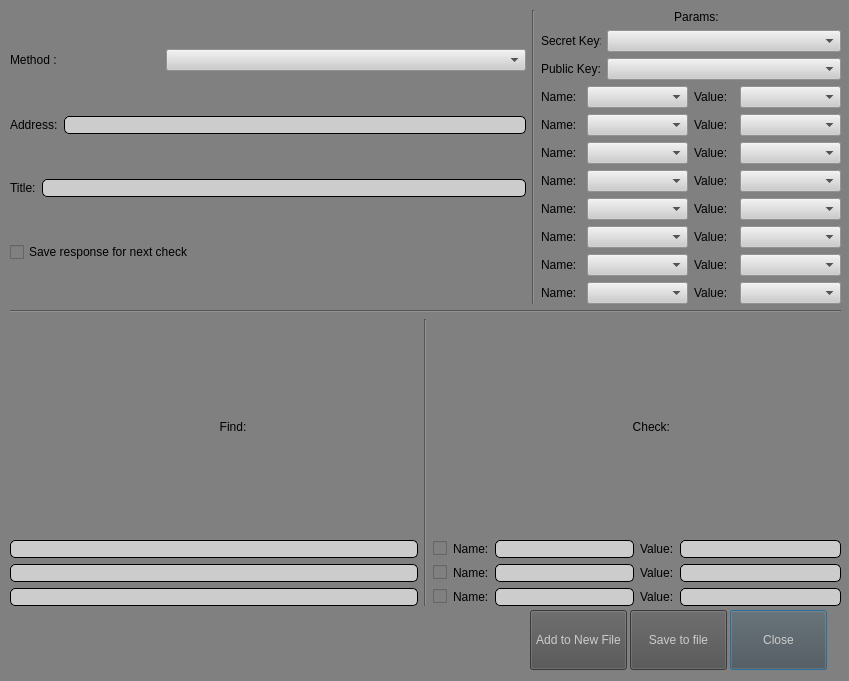
<?xml version="1.0" encoding="UTF-8"?>
<ui version="4.0">
 <class>NewLine</class>
 <widget class="QDialog" name="NewLine">
  <property name="geometry">
   <rect>
    <x>0</x>
    <y>0</y>
    <width>849</width>
    <height>681</height>
   </rect>
  </property>
  <property name="windowTitle">
   <string>API Test - New Line</string>
  </property>
  <property name="windowIcon">
   <iconset>
    <normaloff>logo.jpg</normaloff>logo.jpg</iconset>
  </property>
  <property name="styleSheet">
   <string notr="true">background: rgb(128,128, 128)</string>
  </property>
  <widget class="QWidget" name="verticalLayoutWidget_5">
   <property name="geometry">
    <rect>
     <x>10</x>
     <y>10</y>
     <width>831</width>
     <height>596</height>
    </rect>
   </property>
   <layout class="QVBoxLayout" name="verticalLayout_5">
    <item>
     <layout class="QHBoxLayout" name="horizontalLayout_40">
      <item>
       <layout class="QVBoxLayout" name="verticalLayout_4">
        <item>
         <layout class="QHBoxLayout" name="horizontalLayout">
          <item>
           <widget class="QLabel" name="label">
            <property name="maximumSize">
             <size>
              <width>150</width>
              <height>16777215</height>
             </size>
            </property>
            <property name="text">
             <string>Method &lt;GET/POST&gt;:</string>
            </property>
           </widget>
          </item>
          <item>
           <widget class="QComboBox" name="newMethod">
            <property name="styleSheet">
             <string notr="true">background:rgb(204,204,204);</string>
            </property>
           </widget>
          </item>
         </layout>
        </item>
        <item>
         <layout class="QHBoxLayout" name="horizontalLayout_2">
          <item>
           <widget class="QLabel" name="label_2">
            <property name="text">
             <string>Address:</string>
            </property>
           </widget>
          </item>
          <item>
           <widget class="QLineEdit" name="newAddress">
            <property name="styleSheet">
             <string notr="true">background:rgb(204,204,204);
border: 1px solid black;
border-radius: 5px;</string>
            </property>
           </widget>
          </item>
         </layout>
        </item>
        <item>
         <layout class="QHBoxLayout" name="horizontalLayout_3">
          <item>
           <widget class="QLabel" name="label_3">
            <property name="text">
             <string>Title:</string>
            </property>
           </widget>
          </item>
          <item>
           <widget class="QLineEdit" name="newTitle">
            <property name="styleSheet">
             <string notr="true">background:rgb(204,204,204);
border: 1px solid black;
border-radius: 5px;</string>
            </property>
           </widget>
          </item>
         </layout>
        </item>
        <item>
         <layout class="QHBoxLayout" name="horizontalLayout_41">
          <item>
           <widget class="QCheckBox" name="saveForNext">
            <property name="text">
             <string>Save response for next check</string>
            </property>
           </widget>
          </item>
         </layout>
        </item>
       </layout>
      </item>
      <item>
       <widget class="Line" name="line">
        <property name="orientation">
         <enum>Qt::Vertical</enum>
        </property>
       </widget>
      </item>
      <item>
       <layout class="QVBoxLayout" name="verticalLayout">
        <item>
         <widget class="QLabel" name="label_22">
          <property name="minimumSize">
           <size>
            <width>300</width>
            <height>0</height>
           </size>
          </property>
          <property name="text">
           <string>                                        Params:</string>
          </property>
         </widget>
        </item>
        <item>
         <layout class="QHBoxLayout" name="horizontalLayout_28">
          <item>
           <widget class="QLabel" name="label_20">
            <property name="minimumSize">
             <size>
              <width>50</width>
              <height>0</height>
             </size>
            </property>
            <property name="maximumSize">
             <size>
              <width>60</width>
              <height>16777215</height>
             </size>
            </property>
            <property name="text">
             <string>Secret Key:</string>
            </property>
           </widget>
          </item>
          <item>
           <widget class="QComboBox" name="boxS_K">
            <property name="minimumSize">
             <size>
              <width>0</width>
              <height>0</height>
             </size>
            </property>
            <property name="styleSheet">
             <string notr="true">background:rgb(204,204,204);</string>
            </property>
           </widget>
          </item>
         </layout>
        </item>
        <item>
         <layout class="QHBoxLayout" name="horizontalLayout_29">
          <item>
           <widget class="QLabel" name="label_21">
            <property name="maximumSize">
             <size>
              <width>60</width>
              <height>16777215</height>
             </size>
            </property>
            <property name="text">
             <string>Public Key: </string>
            </property>
           </widget>
          </item>
          <item>
           <widget class="QComboBox" name="boxP_K">
            <property name="styleSheet">
             <string notr="true">background:rgb(204,204,204);</string>
            </property>
           </widget>
          </item>
         </layout>
        </item>
        <item>
         <layout class="QHBoxLayout" name="horizontalLayout_6">
          <item>
           <layout class="QHBoxLayout" name="horizontalLayout_4">
            <item>
             <widget class="QLabel" name="label_4">
              <property name="maximumSize">
               <size>
                <width>40</width>
                <height>16777215</height>
               </size>
              </property>
              <property name="text">
               <string>Name:</string>
              </property>
             </widget>
            </item>
            <item>
             <widget class="QComboBox" name="p_one_name">
              <property name="styleSheet">
               <string notr="true">background:rgb(204,204,204);</string>
              </property>
             </widget>
            </item>
           </layout>
          </item>
          <item>
           <layout class="QHBoxLayout" name="horizontalLayout_5">
            <item>
             <widget class="QLabel" name="label_5">
              <property name="maximumSize">
               <size>
                <width>40</width>
                <height>16777215</height>
               </size>
              </property>
              <property name="text">
               <string>Value:</string>
              </property>
             </widget>
            </item>
            <item>
             <widget class="QComboBox" name="p_one_value">
              <property name="styleSheet">
               <string notr="true">background:rgb(204,204,204);</string>
              </property>
             </widget>
            </item>
           </layout>
          </item>
         </layout>
        </item>
        <item>
         <layout class="QHBoxLayout" name="horizontalLayout_7">
          <item>
           <layout class="QHBoxLayout" name="horizontalLayout_8">
            <item>
             <widget class="QLabel" name="label_6">
              <property name="maximumSize">
               <size>
                <width>40</width>
                <height>16777215</height>
               </size>
              </property>
              <property name="text">
               <string>Name:</string>
              </property>
             </widget>
            </item>
            <item>
             <widget class="QComboBox" name="p_two_name">
              <property name="styleSheet">
               <string notr="true">background:rgb(204,204,204);</string>
              </property>
             </widget>
            </item>
           </layout>
          </item>
          <item>
           <layout class="QHBoxLayout" name="horizontalLayout_9">
            <item>
             <widget class="QLabel" name="label_7">
              <property name="maximumSize">
               <size>
                <width>40</width>
                <height>16777215</height>
               </size>
              </property>
              <property name="text">
               <string>Value:</string>
              </property>
             </widget>
            </item>
            <item>
             <widget class="QComboBox" name="p_two_value">
              <property name="styleSheet">
               <string notr="true">background:rgb(204,204,204);</string>
              </property>
             </widget>
            </item>
           </layout>
          </item>
         </layout>
        </item>
        <item>
         <layout class="QHBoxLayout" name="horizontalLayout_10">
          <item>
           <layout class="QHBoxLayout" name="horizontalLayout_11">
            <item>
             <widget class="QLabel" name="label_8">
              <property name="maximumSize">
               <size>
                <width>40</width>
                <height>16777215</height>
               </size>
              </property>
              <property name="text">
               <string>Name:</string>
              </property>
             </widget>
            </item>
            <item>
             <widget class="QComboBox" name="p_three_name">
              <property name="styleSheet">
               <string notr="true">background:rgb(204,204,204);</string>
              </property>
             </widget>
            </item>
           </layout>
          </item>
          <item>
           <layout class="QHBoxLayout" name="horizontalLayout_12">
            <item>
             <widget class="QLabel" name="label_9">
              <property name="maximumSize">
               <size>
                <width>40</width>
                <height>16777215</height>
               </size>
              </property>
              <property name="text">
               <string>Value:</string>
              </property>
             </widget>
            </item>
            <item>
             <widget class="QComboBox" name="p_three_value">
              <property name="styleSheet">
               <string notr="true">background:rgb(204,204,204);</string>
              </property>
             </widget>
            </item>
           </layout>
          </item>
         </layout>
        </item>
        <item>
         <layout class="QHBoxLayout" name="horizontalLayout_19">
          <item>
           <layout class="QHBoxLayout" name="horizontalLayout_20">
            <item>
             <widget class="QLabel" name="label_14">
              <property name="maximumSize">
               <size>
                <width>40</width>
                <height>16777215</height>
               </size>
              </property>
              <property name="text">
               <string>Name:</string>
              </property>
             </widget>
            </item>
            <item>
             <widget class="QComboBox" name="p_four_name">
              <property name="styleSheet">
               <string notr="true">background:rgb(204,204,204);</string>
              </property>
             </widget>
            </item>
           </layout>
          </item>
          <item>
           <layout class="QHBoxLayout" name="horizontalLayout_21">
            <item>
             <widget class="QLabel" name="label_15">
              <property name="maximumSize">
               <size>
                <width>40</width>
                <height>16777215</height>
               </size>
              </property>
              <property name="text">
               <string>Value:</string>
              </property>
             </widget>
            </item>
            <item>
             <widget class="QComboBox" name="p_four_value">
              <property name="styleSheet">
               <string notr="true">background:rgb(204,204,204);</string>
              </property>
             </widget>
            </item>
           </layout>
          </item>
         </layout>
        </item>
        <item>
         <layout class="QHBoxLayout" name="horizontalLayout_13">
          <item>
           <layout class="QHBoxLayout" name="horizontalLayout_14">
            <item>
             <widget class="QLabel" name="label_10">
              <property name="maximumSize">
               <size>
                <width>40</width>
                <height>16777215</height>
               </size>
              </property>
              <property name="text">
               <string>Name:</string>
              </property>
             </widget>
            </item>
            <item>
             <widget class="QComboBox" name="p_five_name">
              <property name="styleSheet">
               <string notr="true">background:rgb(204,204,204);</string>
              </property>
             </widget>
            </item>
           </layout>
          </item>
          <item>
           <layout class="QHBoxLayout" name="horizontalLayout_15">
            <item>
             <widget class="QLabel" name="label_11">
              <property name="maximumSize">
               <size>
                <width>40</width>
                <height>16777215</height>
               </size>
              </property>
              <property name="text">
               <string>Value:</string>
              </property>
             </widget>
            </item>
            <item>
             <widget class="QComboBox" name="p_five_value">
              <property name="styleSheet">
               <string notr="true">background:rgb(204,204,204);</string>
              </property>
             </widget>
            </item>
           </layout>
          </item>
         </layout>
        </item>
        <item>
         <layout class="QHBoxLayout" name="horizontalLayout_16">
          <item>
           <layout class="QHBoxLayout" name="horizontalLayout_17">
            <item>
             <widget class="QLabel" name="label_12">
              <property name="maximumSize">
               <size>
                <width>40</width>
                <height>16777215</height>
               </size>
              </property>
              <property name="text">
               <string>Name:</string>
              </property>
             </widget>
            </item>
            <item>
             <widget class="QComboBox" name="p_six_name">
              <property name="styleSheet">
               <string notr="true">background:rgb(204,204,204);</string>
              </property>
             </widget>
            </item>
           </layout>
          </item>
          <item>
           <layout class="QHBoxLayout" name="horizontalLayout_18">
            <item>
             <widget class="QLabel" name="label_13">
              <property name="maximumSize">
               <size>
                <width>40</width>
                <height>16777215</height>
               </size>
              </property>
              <property name="text">
               <string>Value:</string>
              </property>
             </widget>
            </item>
            <item>
             <widget class="QComboBox" name="p_six_value">
              <property name="styleSheet">
               <string notr="true">background:rgb(204,204,204);</string>
              </property>
             </widget>
            </item>
           </layout>
          </item>
         </layout>
        </item>
        <item>
         <layout class="QHBoxLayout" name="horizontalLayout_25">
          <item>
           <layout class="QHBoxLayout" name="horizontalLayout_26">
            <item>
             <widget class="QLabel" name="label_18">
              <property name="maximumSize">
               <size>
                <width>40</width>
                <height>16777215</height>
               </size>
              </property>
              <property name="text">
               <string>Name:</string>
              </property>
             </widget>
            </item>
            <item>
             <widget class="QComboBox" name="p_seven_name">
              <property name="styleSheet">
               <string notr="true">background:rgb(204,204,204);</string>
              </property>
             </widget>
            </item>
           </layout>
          </item>
          <item>
           <layout class="QHBoxLayout" name="horizontalLayout_27">
            <item>
             <widget class="QLabel" name="label_19">
              <property name="maximumSize">
               <size>
                <width>40</width>
                <height>16777215</height>
               </size>
              </property>
              <property name="text">
               <string>Value:</string>
              </property>
             </widget>
            </item>
            <item>
             <widget class="QComboBox" name="p_seven_value">
              <property name="styleSheet">
               <string notr="true">background:rgb(204,204,204);</string>
              </property>
             </widget>
            </item>
           </layout>
          </item>
         </layout>
        </item>
        <item>
         <layout class="QHBoxLayout" name="horizontalLayout_22">
          <item>
           <layout class="QHBoxLayout" name="horizontalLayout_23">
            <item>
             <widget class="QLabel" name="label_16">
              <property name="maximumSize">
               <size>
                <width>40</width>
                <height>16777215</height>
               </size>
              </property>
              <property name="text">
               <string>Name:</string>
              </property>
             </widget>
            </item>
            <item>
             <widget class="QComboBox" name="p_eight_name">
              <property name="styleSheet">
               <string notr="true">background:rgb(204,204,204);</string>
              </property>
             </widget>
            </item>
           </layout>
          </item>
          <item>
           <layout class="QHBoxLayout" name="horizontalLayout_24">
            <item>
             <widget class="QLabel" name="label_17">
              <property name="maximumSize">
               <size>
                <width>40</width>
                <height>16777215</height>
               </size>
              </property>
              <property name="text">
               <string>Value:</string>
              </property>
             </widget>
            </item>
            <item>
             <widget class="QComboBox" name="p_eight_value">
              <property name="styleSheet">
               <string notr="true">background:rgb(204,204,204);</string>
              </property>
             </widget>
            </item>
           </layout>
          </item>
         </layout>
        </item>
       </layout>
      </item>
     </layout>
    </item>
    <item>
     <widget class="Line" name="line_3">
      <property name="orientation">
       <enum>Qt::Horizontal</enum>
      </property>
     </widget>
    </item>
    <item>
     <layout class="QHBoxLayout" name="horizontalLayout_39">
      <item>
       <layout class="QVBoxLayout" name="verticalLayout_2">
        <item>
         <widget class="QLabel" name="label_23">
          <property name="text">
           <string>                                                               Find:</string>
          </property>
         </widget>
        </item>
        <item>
         <widget class="QLineEdit" name="findOne">
          <property name="styleSheet">
           <string notr="true">background:rgb(204,204,204);
border: 1px solid black;
border-radius: 5px;</string>
          </property>
         </widget>
        </item>
        <item>
         <widget class="QLineEdit" name="findTwo">
          <property name="styleSheet">
           <string notr="true">background:rgb(204,204,204);
border: 1px solid black;
border-radius: 5px;</string>
          </property>
         </widget>
        </item>
        <item>
         <widget class="QLineEdit" name="findThree">
          <property name="styleSheet">
           <string notr="true">background:rgb(204,204,204);
border: 1px solid black;
border-radius: 5px;</string>
          </property>
         </widget>
        </item>
       </layout>
      </item>
      <item>
       <widget class="Line" name="line_2">
        <property name="orientation">
         <enum>Qt::Vertical</enum>
        </property>
       </widget>
      </item>
      <item>
       <layout class="QVBoxLayout" name="verticalLayout_3">
        <item>
         <widget class="QLabel" name="label_30">
          <property name="text">
           <string>                                                            Check:</string>
          </property>
         </widget>
        </item>
        <item>
         <layout class="QHBoxLayout" name="horizontalLayout_30">
          <item>
           <layout class="QHBoxLayout" name="horizontalLayout_31">
            <item>
             <widget class="QCheckBox" name="checkPrevValue_1">
              <property name="text">
               <string/>
              </property>
             </widget>
            </item>
            <item>
             <widget class="QLabel" name="label_24">
              <property name="text">
               <string>Name:</string>
              </property>
             </widget>
            </item>
            <item>
             <widget class="QLineEdit" name="check_one_name">
              <property name="styleSheet">
               <string notr="true">background:rgb(204,204,204);
border: 1px solid black;
border-radius: 5px;</string>
              </property>
             </widget>
            </item>
           </layout>
          </item>
          <item>
           <layout class="QHBoxLayout" name="horizontalLayout_32">
            <item>
             <widget class="QLabel" name="label_25">
              <property name="text">
               <string>Value:</string>
              </property>
             </widget>
            </item>
            <item>
             <widget class="QLineEdit" name="check_one_value">
              <property name="styleSheet">
               <string notr="true">background:rgb(204,204,204);
border: 1px solid black;
border-radius: 5px;</string>
              </property>
             </widget>
            </item>
           </layout>
          </item>
         </layout>
        </item>
        <item>
         <layout class="QHBoxLayout" name="horizontalLayout_33">
          <item>
           <layout class="QHBoxLayout" name="horizontalLayout_34">
            <item>
             <widget class="QCheckBox" name="checkPrevValue_2">
              <property name="text">
               <string/>
              </property>
             </widget>
            </item>
            <item>
             <widget class="QLabel" name="label_26">
              <property name="text">
               <string>Name:</string>
              </property>
             </widget>
            </item>
            <item>
             <widget class="QLineEdit" name="check_two_name">
              <property name="styleSheet">
               <string notr="true">background:rgb(204,204,204);
border: 1px solid black;
border-radius: 5px;</string>
              </property>
             </widget>
            </item>
           </layout>
          </item>
          <item>
           <layout class="QHBoxLayout" name="horizontalLayout_35">
            <item>
             <widget class="QLabel" name="label_27">
              <property name="text">
               <string>Value:</string>
              </property>
             </widget>
            </item>
            <item>
             <widget class="QLineEdit" name="check_two_value">
              <property name="styleSheet">
               <string notr="true">background:rgb(204,204,204);
border: 1px solid black;
border-radius: 5px;</string>
              </property>
             </widget>
            </item>
           </layout>
          </item>
         </layout>
        </item>
        <item>
         <layout class="QHBoxLayout" name="horizontalLayout_36">
          <item>
           <layout class="QHBoxLayout" name="horizontalLayout_37">
            <item>
             <widget class="QCheckBox" name="checkPrevValue_3">
              <property name="text">
               <string/>
              </property>
             </widget>
            </item>
            <item>
             <widget class="QLabel" name="label_28">
              <property name="text">
               <string>Name:</string>
              </property>
             </widget>
            </item>
            <item>
             <widget class="QLineEdit" name="check_three_name">
              <property name="styleSheet">
               <string notr="true">background:rgb(204,204,204);
border: 1px solid black;
border-radius: 5px;</string>
              </property>
             </widget>
            </item>
           </layout>
          </item>
          <item>
           <layout class="QHBoxLayout" name="horizontalLayout_38">
            <item>
             <widget class="QLabel" name="label_29">
              <property name="text">
               <string>Value:</string>
              </property>
             </widget>
            </item>
            <item>
             <widget class="QLineEdit" name="check_three_value">
              <property name="styleSheet">
               <string notr="true">background:rgb(204,204,204);
border: 1px solid black;
border-radius: 5px;</string>
              </property>
             </widget>
            </item>
           </layout>
          </item>
         </layout>
        </item>
       </layout>
      </item>
     </layout>
    </item>
   </layout>
  </widget>
  <widget class="QPushButton" name="closeBtn">
   <property name="geometry">
    <rect>
     <x>730</x>
     <y>610</y>
     <width>97</width>
     <height>60</height>
    </rect>
   </property>
   <property name="minimumSize">
    <size>
     <width>97</width>
     <height>60</height>
    </size>
   </property>
   <property name="styleSheet">
    <string notr="true">background:rgb(80,80,80);
color: rgb(204,204,204);</string>
   </property>
   <property name="text">
    <string>Close</string>
   </property>
  </widget>
  <widget class="QPushButton" name="saveBtn">
   <property name="geometry">
    <rect>
     <x>630</x>
     <y>610</y>
     <width>97</width>
     <height>60</height>
    </rect>
   </property>
   <property name="minimumSize">
    <size>
     <width>97</width>
     <height>60</height>
    </size>
   </property>
   <property name="styleSheet">
    <string notr="true">background:rgb(80,80,80);
color: rgb(204,204,204);</string>
   </property>
   <property name="text">
    <string>Save to file</string>
   </property>
  </widget>
  <widget class="QPushButton" name="addBtn">
   <property name="geometry">
    <rect>
     <x>530</x>
     <y>610</y>
     <width>97</width>
     <height>60</height>
    </rect>
   </property>
   <property name="minimumSize">
    <size>
     <width>97</width>
     <height>60</height>
    </size>
   </property>
   <property name="styleSheet">
    <string notr="true">background:rgb(80,80,80);
color: rgb(204,204,204);</string>
   </property>
   <property name="text">
    <string>Add to New File</string>
   </property>
  </widget>
 </widget>
 <resources/>
 <connections/>
</ui>
